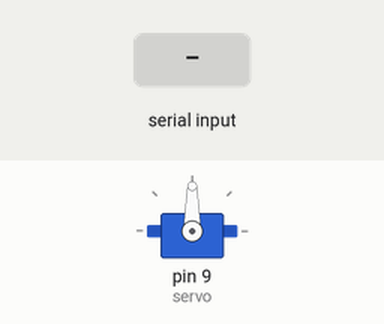
This sketch was run on a simulated Arduino Uno, built with avr-gcc and run on an emulated ATmega328P. Shown: servo. Inputs (shaded band) come from the test bench.

Above: at 1.2 s.
1.3 s: ":" received over Serial
At 1.9 s:
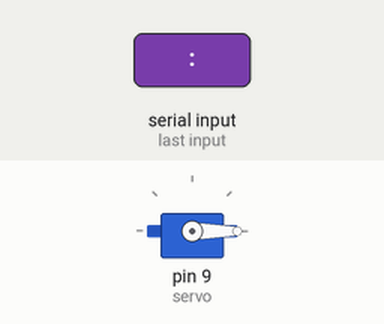
2.8 s: "30:150\n" received over Serial
At 3.1 s:
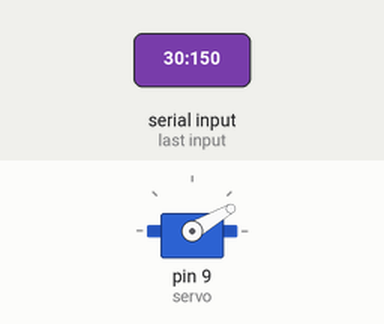
4.3 s: "90:45\n" received over Serial
At 5.5 s:
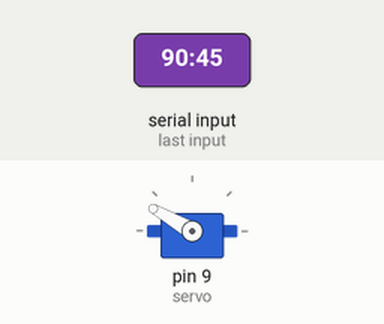
5.8 s: ":" received over Serial
At 6.5 s:
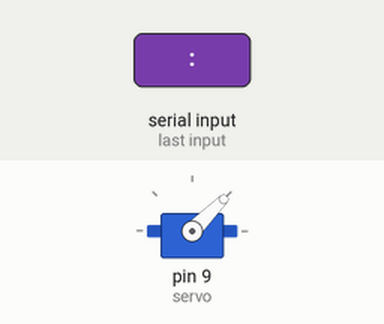
Timing chart, 0 to 8.3 s (numbered marks = the images above; inputs shaded):
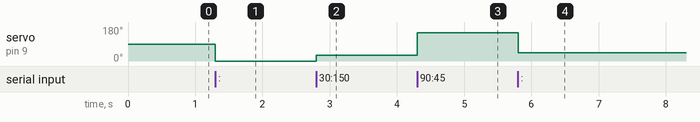

The sketch:

projeto_06_servo.ino
```cpp
#include <Servo.h>

Servo servo;
int pos = 0;
String input = "";

void setup()
{
  Serial.begin(9600);
  servo.attach(9);
}

void loop()
{
  if (Serial.available() > 0) {
    while (Serial.available() > 0) {
      char inputRead = (char)Serial.read();

      if (inputRead == ':') {
        int angle = atoi(input.c_str());

        servo.write(angle);
        input = "";
      } else {
        input = input + inputRead;
      }
    }
  }
}
```

Measured:
- after the input at 1.3 s, servo on pin 9 (servo): 90° → 0° at once
- after the input at 2.8 s, servo on pin 9 (servo): 0° → 30° at once
- after the input at 4.3 s, servo on pin 9 (servo): 30° → 150° at once
- after the input at 5.8 s, servo on pin 9 (servo): 150° → 45° at once
